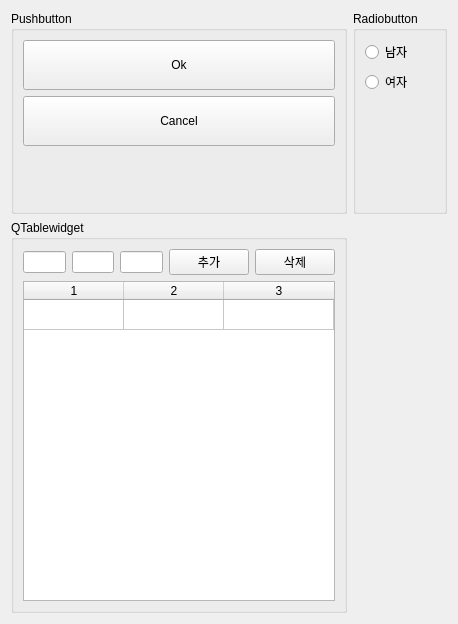
<?xml version="1.0" encoding="UTF-8"?>
<ui version="4.0">
 <class>Form</class>
 <widget class="QWidget" name="Form">
  <property name="geometry">
   <rect>
    <x>0</x>
    <y>0</y>
    <width>458</width>
    <height>624</height>
   </rect>
  </property>
  <property name="windowTitle">
   <string>Pushbutton and Radiobutton</string>
  </property>
  <layout class="QGridLayout" name="gridLayout_2">
   <item row="0" column="1">
    <widget class="QGroupBox" name="radiobtns">
     <property name="title">
      <string>Radiobutton</string>
     </property>
     <layout class="QGridLayout" name="gridLayout_3">
      <item row="0" column="0">
       <layout class="QVBoxLayout" name="verticalLayout_2">
        <item>
         <widget class="QRadioButton" name="rd_main">
          <property name="text">
           <string>남자</string>
          </property>
          <attribute name="buttonGroup">
           <string notr="true">buttonGroup</string>
          </attribute>
         </widget>
        </item>
        <item>
         <widget class="QRadioButton" name="rd_fmain">
          <property name="text">
           <string>여자</string>
          </property>
          <attribute name="buttonGroup">
           <string notr="true">buttonGroup</string>
          </attribute>
         </widget>
        </item>
        <item>
         <widget class="QLabel" name="lbl_rd_res">
          <property name="text">
           <string/>
          </property>
         </widget>
        </item>
       </layout>
      </item>
     </layout>
    </widget>
   </item>
   <item row="0" column="0">
    <widget class="QGroupBox" name="pushBtns">
     <property name="title">
      <string>Pushbutton</string>
     </property>
     <layout class="QGridLayout" name="gridLayout">
      <item row="0" column="0">
       <layout class="QVBoxLayout" name="verticalLayout">
        <item>
         <widget class="QPushButton" name="btn_ok">
          <property name="minimumSize">
           <size>
            <width>0</width>
            <height>50</height>
           </size>
          </property>
          <property name="text">
           <string>Ok</string>
          </property>
         </widget>
        </item>
        <item>
         <widget class="QPushButton" name="btn_cancel">
          <property name="minimumSize">
           <size>
            <width>0</width>
            <height>50</height>
           </size>
          </property>
          <property name="text">
           <string>Cancel</string>
          </property>
         </widget>
        </item>
        <item>
         <widget class="QLabel" name="lbl_push_res">
          <property name="minimumSize">
           <size>
            <width>0</width>
            <height>50</height>
           </size>
          </property>
          <property name="text">
           <string/>
          </property>
         </widget>
        </item>
       </layout>
      </item>
     </layout>
    </widget>
   </item>
   <item row="1" column="0">
    <widget class="QGroupBox" name="groupBox">
     <property name="title">
      <string>QTablewidget</string>
     </property>
     <layout class="QGridLayout" name="gridLayout_4">
      <item row="0" column="0">
       <layout class="QVBoxLayout" name="verticalLayout_3">
        <item>
         <layout class="QHBoxLayout" name="horizontalLayout">
          <item>
           <widget class="QLineEdit" name="le_01"/>
          </item>
          <item>
           <widget class="QLineEdit" name="le_02"/>
          </item>
          <item>
           <widget class="QLineEdit" name="le_03"/>
          </item>
          <item>
           <widget class="QPushButton" name="btn_input">
            <property name="text">
             <string>추가</string>
            </property>
           </widget>
          </item>
          <item>
           <widget class="QPushButton" name="btn_del">
            <property name="text">
             <string>삭제</string>
            </property>
           </widget>
          </item>
         </layout>
        </item>
        <item>
         <widget class="QTableWidget" name="table_widget">
          <property name="rowCount">
           <number>1</number>
          </property>
          <property name="columnCount">
           <number>3</number>
          </property>
          <attribute name="horizontalHeaderStretchLastSection">
           <bool>true</bool>
          </attribute>
          <attribute name="verticalHeaderVisible">
           <bool>false</bool>
          </attribute>
          <attribute name="verticalHeaderCascadingSectionResizes">
           <bool>false</bool>
          </attribute>
          <row/>
          <column/>
          <column/>
          <column/>
         </widget>
        </item>
       </layout>
      </item>
     </layout>
    </widget>
   </item>
  </layout>
 </widget>
 <resources/>
 <connections/>
 <buttongroups>
  <buttongroup name="buttonGroup"/>
 </buttongroups>
</ui>
